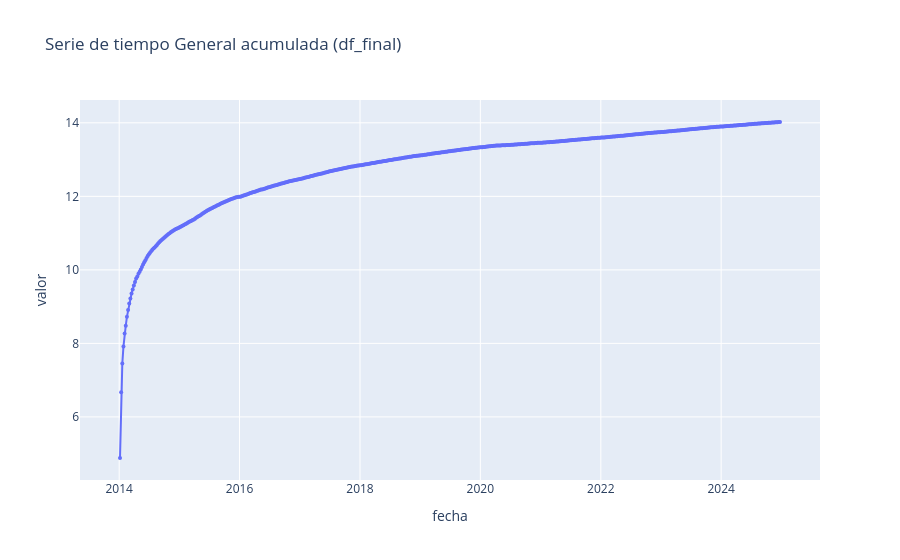

The cell this chart's notebook holds for it:
### Markdown cell above
#### Logaritmo

### Code cell
df_log = df_filtrado.copy()
df_log['valor'] = np.log1p(df_log['valor'])
x= 'fecha'
y= 'valor'
title = 'Serie de tiempo General acumulada (df_final)'
# Gráfica de línea con plotly / seaborn según selección del usuario
func.plot_timeseries(df_log, x=x, y=y, title=title, plotly_engine=USE_PLOTLY)

### Figure 1 — Plotly figure (JSON) as saved in the notebook; plotly's stock layout.template omitted (floating-point values rounded to 4 significant figures; data arrays with more than 128 entries replaced by an {"elided": "..."} marker saying what was removed)
{"data": [{"customdata": {"elided": "573x1 int values"}, "hovertemplate": "fecha=%{x}<br>valor=%{y}<br>semana=%{customdata[0]}<extra></extra>", "legendgroup": "", "line": {"color": "#636efa", "dash": "solid"}, "marker": {"size": 4, "symbol": "circle"}, "mode": "lines+markers", "name": "", "orientation": "v", "showlegend": false, "type": "scatter", "x": {"elided": "573 str values"}, "xaxis": "x", "y": {"elided": "573 float values"}, "yaxis": "y"}], "layout": {"legend": {"tracegroupgap": 0}, "title": {"text": "Serie de tiempo General acumulada (df_final)"}, "xaxis": {"anchor": "y", "domain": [0, 1], "title": {"text": "fecha"}}, "yaxis": {"anchor": "x", "domain": [0, 1], "title": {"text": "valor"}}}}
